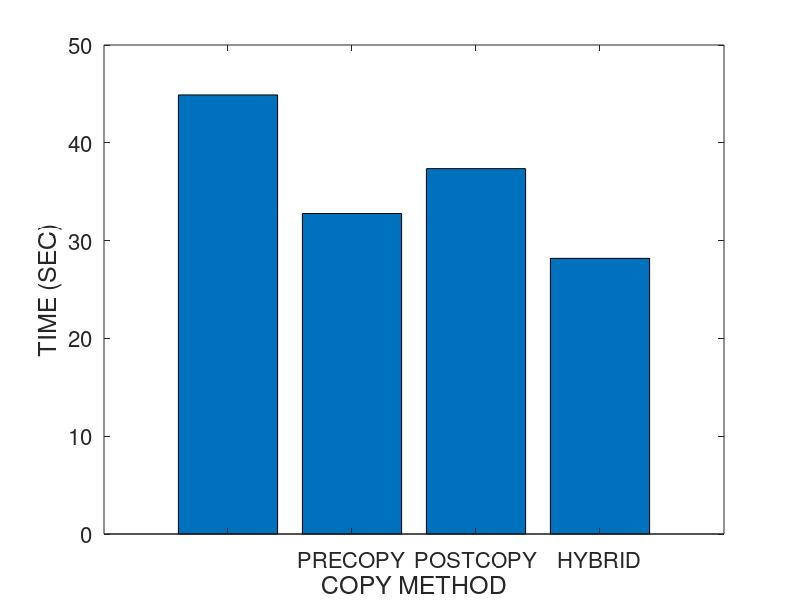
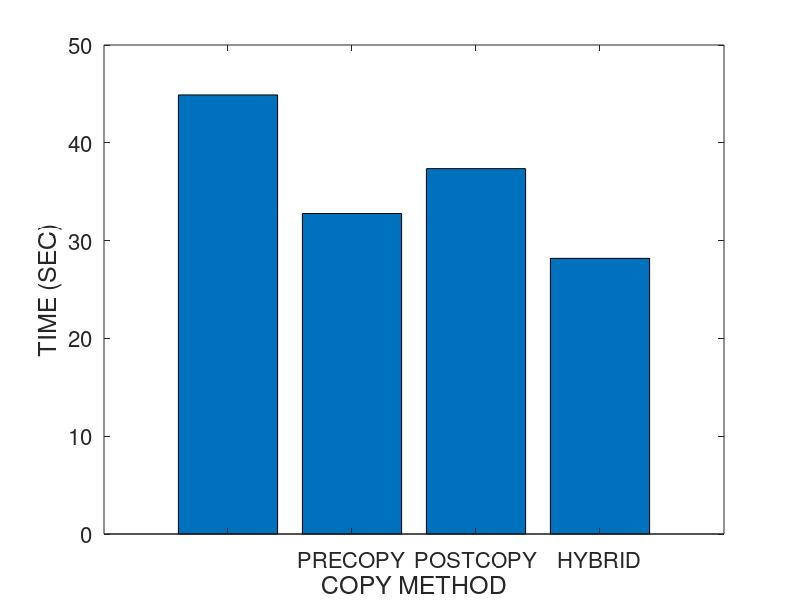
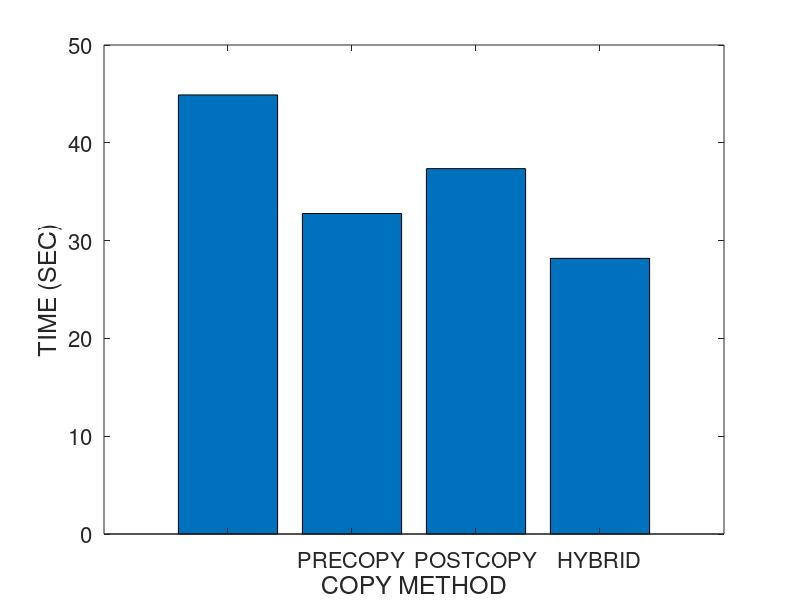
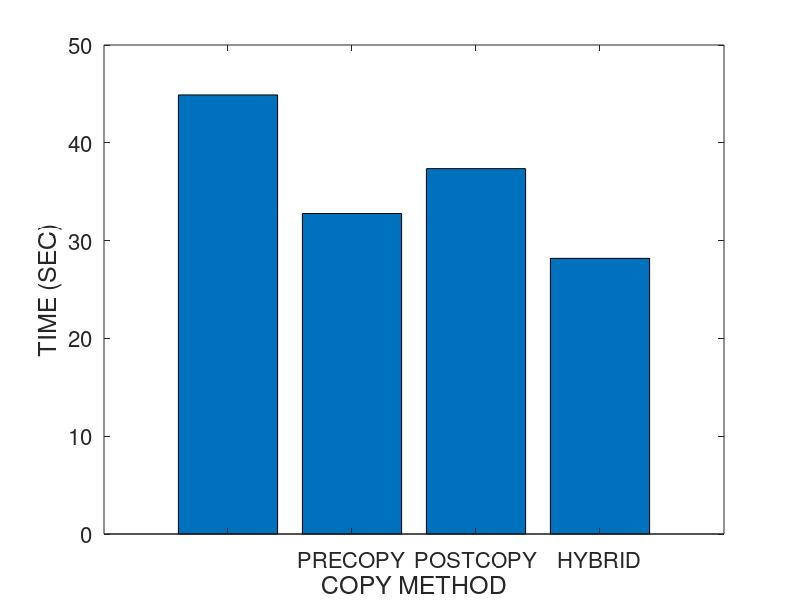

Write the MATLAB code that produced these figures, in order.
% basic hybrid copy migration
% memory size in MB
r = 4096
r *= 1024 % convert to KB

% bandwidth in gbps
b = 1000 
b = b * 1024/8 % convert to KB

% page dirty rate in percent (%): against to total memory pages
dirtyrate = 14 
dirtyrate /= 100

readrate = 14
readrate /= 100

pagesize = 4 % in KB
numpages = r / pagesize

% delta compression rate
comp = 0.5 

% amount of CPU and device states in KB 
scinfo = 100

% working set size in number of pages
wss = numpages * 0.25

% 0: zero, 1: read, 2: dirtied, 3: inactive data
mem = zeros(1, numpages);

% prediction accuracy 0 through 1
acc = 1
%acc = 0

fontsize = 18

totaltime = 0;
downtime = 0;
totaldata = 0;

A = zeros(4, 3);

%%%%%%%%%%%%%%%%%%%%%%%%%%%%%%
% precopy migration
%%%%%%%%%%%%%%%%%%%%%%%%%%%%%%
fprintf('\n')
disp('==================== Precopy migration ====================')
% iterations
present = numpages
iter = 0
while present > 50 && iter < 29 && totaldata < 4*r
	pretime = present / b
	totaltime += pretime
	totaldata += present
	present = numpages * dirtyrate
	%dirts = wss * dirtyrate
	iter += 1
end

% stop-and-copy phase
% stop conditions: 29 iterations, 50 pages, 4 memory size sent
scsent = scinfo + present * pagesize
downtime = scsent / b
totaltime += downtime
totaldata += scsent

% network fault rate
NFR = 0

A (1, 1) = totaltime;
A (1, 2) = downtime;
A (1, 3) = totaldata;

%%%%%%%%%%%%%%%%%%%%%%%%%%%%%%
% postcopy migration
%%%%%%%%%%%%%%%%%%%%%%%%%%%%%%
fprintf('\n')
disp('===================== Postcopy migration ======================')
totaltime = 0;
downtime = 0;
totaldata = 0;

% stop-and-copy phase
scsent = scinfo
downtime = scsent / b
totaltime += downtime
totaldata += scsent

% prepaging (bubbling) and on-demand paging
postsent = r
posttime = postsent/b
totaltime += posttime
totaldata += postsent
% network fault rate
NFR = 0.2

A (2, 1) = totaltime;
A (2, 2) = downtime;
A (2, 3) = totaldata;

%%%%%%%%%%%%%%%%%%%%%%%%%%%%%%
% hybrid copy migration
%%%%%%%%%%%%%%%%%%%%%%%%%%%%%%
fprintf('\n')
disp('==================== Hybrid copy migration ====================')
totaltime = 0;
downtime = 0;
totaldata = 0;

% precopy phase: single iteration
present = r
pretime = present / b
totaltime += pretime
totaldata += present

% stop-and-copy phase
bitmapsize = 500 % KB
scsent = scinfo + bitmapsize
downtime = scsent / b
totaltime += downtime
totaldata += scsent

% postcopy phase: prepaging (bubbling) and on-demand paging
%dirts = wss * dirtyrate
dirts = numpages * dirtyrate
postsent = dirts * pagesize
posttime = postsent/b
totaltime += posttime
totaldata += postsent
% network fault rate
NFR = 0.2

A (3, 1) = totaltime;
A (3, 2) = downtime;
A (3, 3) = totaldata;

%%%%%%%%%%%%%%%%%%%%%%%%%%%%%%
% proactive hybrid copy migration
%%%%%%%%%%%%%%%%%%%%%%%%%%%%%%
%disp(char(10))
fprintf('\n')
disp('=============== Proactive hybrid copy migration ================')
totaltime = 0;
downtime = 0;
totaldata = 0;

% precopy phase
% LRU, PFR

% scan the dirtied pages
% for dirtied pages
% 	mark dirtied (1)
% 	mem(random (1, wss * 0.1))	
randperm(int64(wss * 0.1));
% for read pages
% 	mark read (2)
% 	mem (random (wss * 0.1, wss * 0.2))

% for pages
% 	predict read/write

% send the pages most likely to be read and least likely to be dirtied
% do not send the pages most likely to be dirtied
% construct queue with the order of p1/p2
%reads = numpages * 0.4 
% total read rate = wss * read_rate = 0.25 * 0.16 = 0.04 (4%)
%read_rate = 0.16
%read_rate = 0.04 % 4% of total memory
% total write rate = wss * write_rate = 0.25 * 0.16 = 0.04 (4%)
%write_rate = 0.16
%write_rate = 0.04 % 4% of total memory
% simple case: readonly pages (RO) - zero dirtied pages 
%RO = 0.3
pred_pages = numpages * readrate * acc

% LRU
% for LRU queue
% 	mark sent
%	insert the pages into cache and perform delta compression

present = pred_pages * pagesize
pretime = present/b
totaltime += pretime
totaldata += present

% stop-and-copy phase
% send the CPU and device states
bitmapsize = 500 % KB
scsent = scinfo + bitmapsize
downtime = scsent/b
totaltime += downtime
totaldata += scsent

% postcopy phase
postsent = (numpages - pred_pages) * pagesize

% exclude the predicted dirtied pages 
pred_dirts = numpages * dirtyrate * acc
postsent = (numpages - pred_pages - pred_dirts) * pagesize
posttime = postsent/b
totaltime += posttime
totaldata += postsent

% network fault rate
NFR = 0.2

A (4, 1) = totaltime;
A (4, 2) = downtime;
A (4, 3) = totaldata

%%%%%%%%%%%%%%%%%%%%%%%%%%%%%%%%%%%%%%%%%%%%%%%%%%%%%%%
%                     plotting
% precopy
% postcopy
% hybrid
% pro-hybrid
%%%%%%%%%%%%%%%%%%%%%%%%%%%%%%%%%%%%%%%%%%%%%%%%%%%%%%%

prefix = "M4G_R14W14_acc100_r1"

dlmwrite (prefix, A, ' ')

%%%%%%%%%%%%%%%%%%%% total time %%%%%%%%%%%%%%%%%%%%%%
figure;
output = strcat(prefix, ".tt");
%output = prefix
x = ['PRECOPY', 'POSTCOPY', 'HYBRID', 'PRO-HYBRID'];
%x = 1:1:length(A);
%plot(x, A(:,2)/1000000, x, A(:,3)/1000000, '-.*');
%plot(A(:,2));
bar(A(:,1))
set(gca, 'XTickLabel', {'', 'PRECOPY', 'POSTCOPY', 'HYBRID', 'PRO-HYBRID', ''}, 'FontSize', fontsize - 2)
xlabel('COPY METHOD', 'FontSize', fontsize);
ylabel('TIME (SEC)', 'FontSize', fontsize);
%legend('PRECOPY', 'POSTCOPY', 'HYBRID', 'PRO-HYBRID');
%bar(x, A(:,1))

saveas (1, strcat(output, ".png"));
saveas (1, strcat(output, ".eps"));
saveas (1, strcat(output, ".emf"));

%%%%%%%%%%%%%%%%%%%% downtime %%%%%%%%%%%%%%%%%%%%%%
figure;
output = strcat(prefix, ".dt");

set(gca, 'XTickLabel', {'', 'PRECOPY', 'POSTCOPY', 'HYBRID', 'PRO-HYBRID', ''}, 'FontSize', fontsize - 2)
xlabel('COPY METHOD', 'FontSize', fontsize);
ylabel('TIME (SEC)', 'FontSize', fontsize);

bar(A(:,2))

saveas (1, strcat(output, ".png"));
saveas (1, strcat(output, ".eps"));
saveas (1, strcat(output, ".emf"));

%%%%%%%%%%%%%%%%%%%% total data %%%%%%%%%%%%%%%%%%%%%%
figure;
output = strcat(prefix, ".td");

set(gca, 'XTickLabel', {'', 'PRECOPY', 'POSTCOPY', 'HYBRID', 'PRO-HYBRID', ''}, 'FontSize', fontsize - 2)
xlabel('COPY METHOD', 'FontSize', fontsize);
ylabel('SIZE (KB)', 'FontSize', fontsize);

bar(A(:,3))

saveas (1, strcat(output, ".png"));
saveas (1, strcat(output, ".eps"));
saveas (1, strcat(output, ".emf"));
